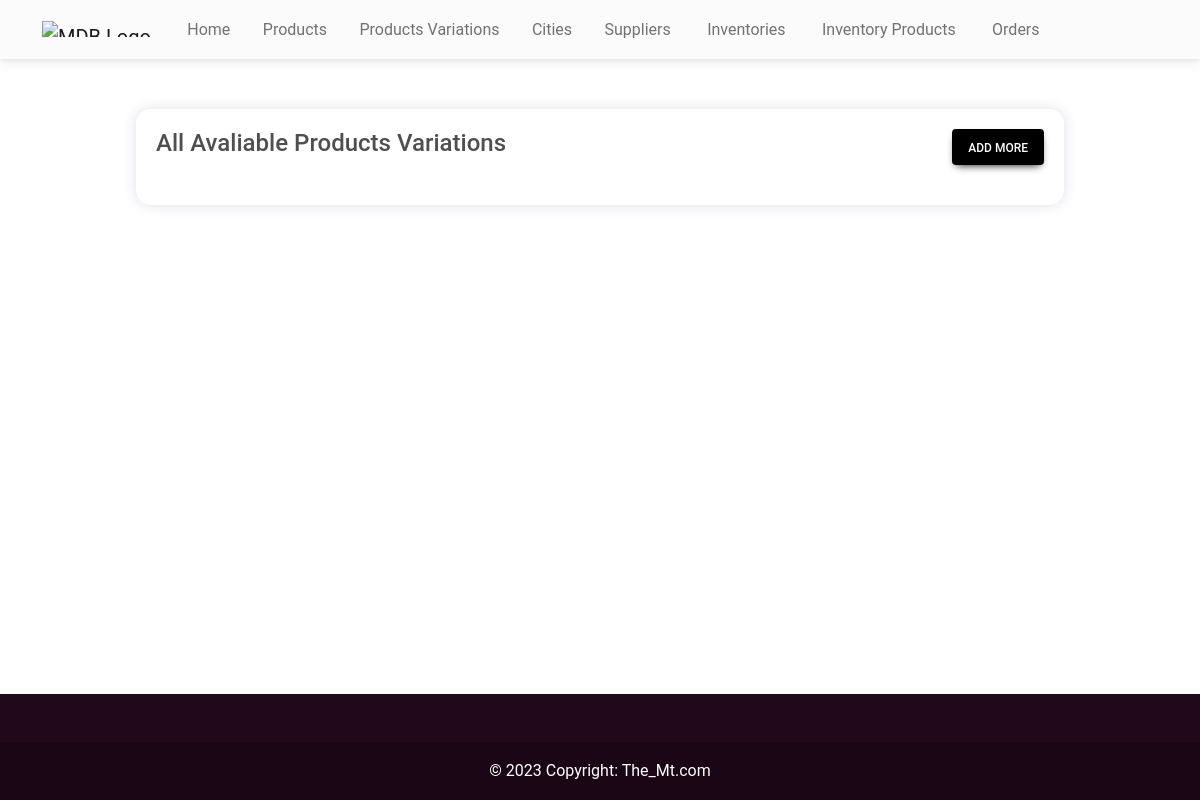
Page /adminHome/productVariationList/ on the earlier database version.
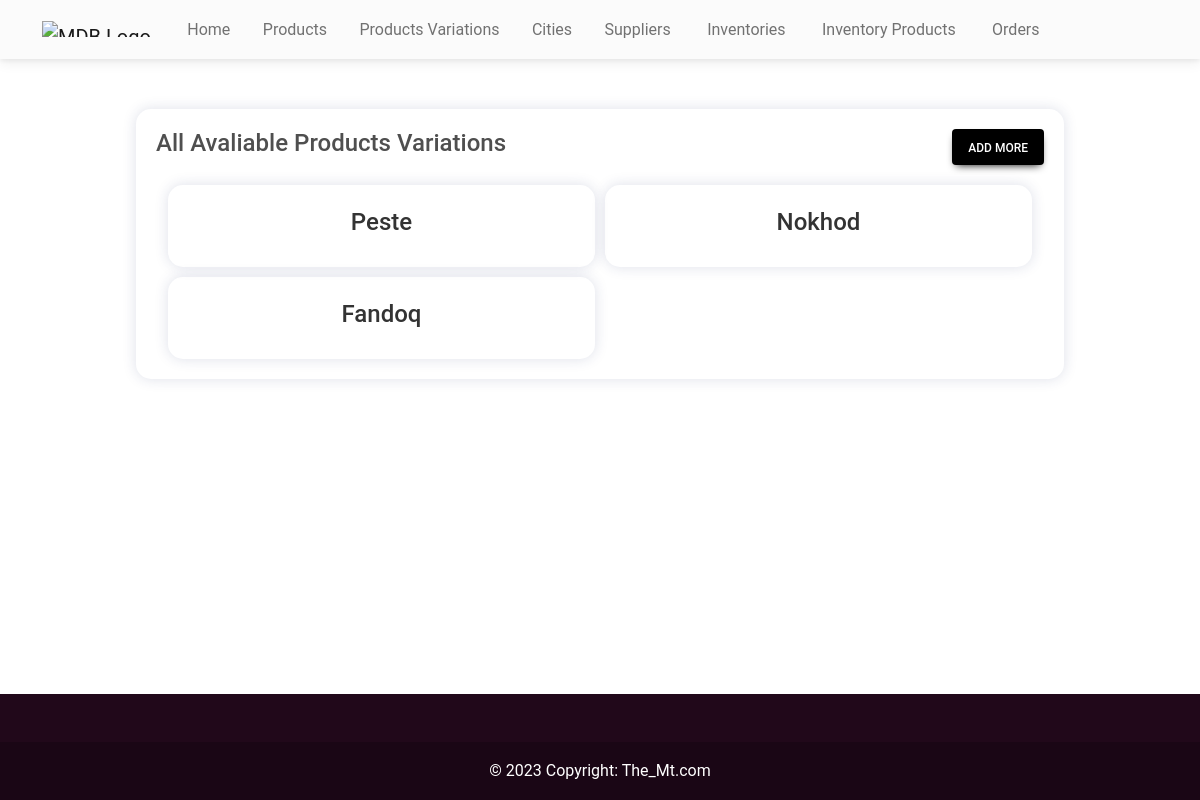
Same page on the later database version.
### shop/models.py (models this page shows, shortened)
class ProductVariation(models.Model):
    name = models.CharField(max_length=200, verbose_name="Category Name")

### shop/views.py (the view)
# urls.py: path('adminHome/productVariationList/', ProductVariationListView.as_view(), name='productVariationList'),
class ProductVariationListView(ListView):
    model = ProductVariation
    template_name = 'productVariationList.html'

### templates/productVariationList.html (shortened to what this page needs)
{% extends 'adminBase.html' %}
{% load static %}
{% block cssLinks %}
<link rel="stylesheet" href="{% static 'css/productVariation.css' %}" />
{% endblock cssLinks %}
{% block content %}
<section class="productVarList">
  <div class="wrapper">
    <div class="top">
      <h4>All Avaliable Products Variations</h4>
      <a class="btn btn-black px-3" role="button" href="{% url  'productVariationCreate' %}">Add more</a>
    </div>
    <div class="container">
      {% for productVar in object_list%}
      <div class="productVarCard">
        <h4>{{ productVar.name }}</h4>
      </div>
      {% endfor %}
    </div>
  </div>
</section>
{% endblock content %}

Differences in the rows shown:
added ProductVariation: name "Peste"
added ProductVariation: name "Nokhod"
added ProductVariation: name "Fandoq"
